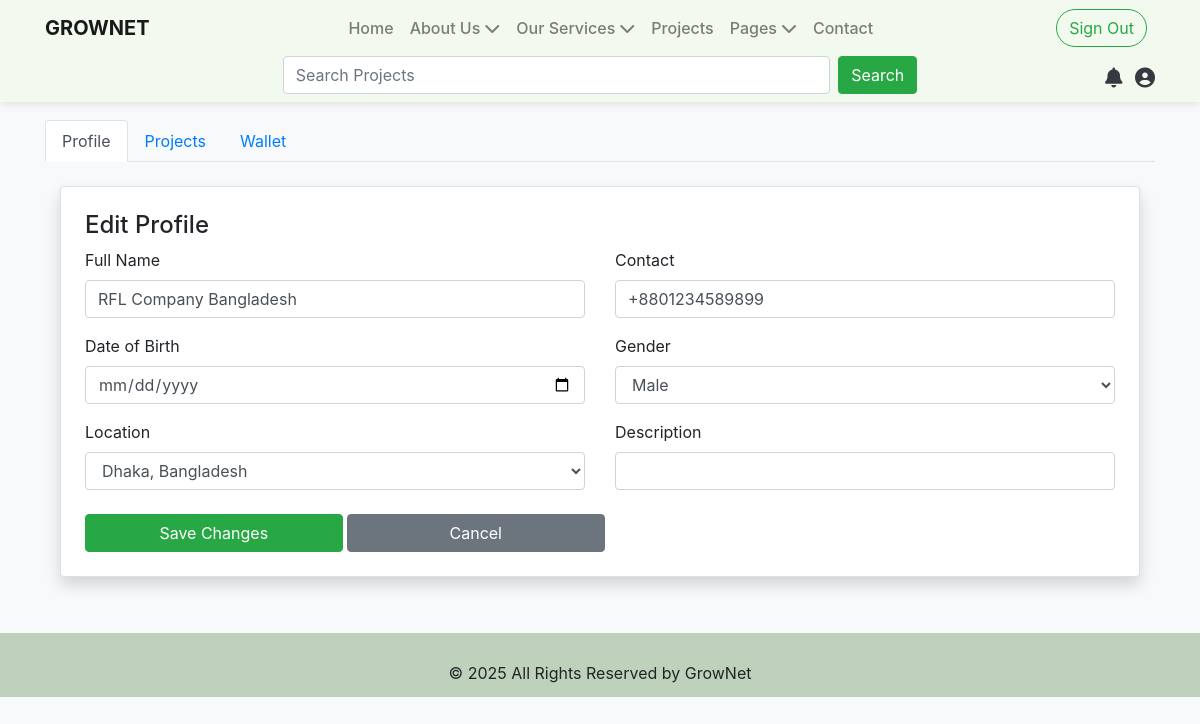
The app's page /index.php?page=dashboard&pages=profile&action=edit (signed in) with its own data.
### tables this page shows
CREATE TABLE `users` (
  `id` int(10) NOT NULL,
  `uniqid` varchar(50) DEFAULT NULL,
  `user_name` varchar(100) NOT NULL,
  `f_name` varchar(100) NOT NULL,
  `dob` date DEFAULT NULL,
  `contact` varchar(20) NOT NULL,
  `created_at` timestamp NOT NULL DEFAULT current_timestamp(),
  `user_email` varchar(100) NOT NULL,
  `user_pass` varchar(255) NOT NULL,
  `account_status` enum('active','inactive','','') NOT NULL DEFAULT 'inactive',
  `is_online` tinyint(1) NOT NULL DEFAULT 0,
  `gender` enum('male','female','others') DEFAULT NULL,
  `user_img` varchar(255) DEFAULT NULL,
  `location_id` int(11) DEFAULT NULL,
  `description` text DEFAULT NULL
);

CREATE TABLE `location` (
  `id` int(11) NOT NULL,
  `city` varchar(100) NOT NULL,
  `country` varchar(100) NOT NULL
);

### config/class.user.php (called while the page is built, shortened)
<?php
class USER
{
	private $conn;
	public function __construct()
	{
		$database = new Database();
		$db = $database->dbConnection();
		$this->conn = $db;
	}
	public function runQuery($sql)
	{
		$stmt = $this->conn->prepare($sql);
		return $stmt;
	}
}
?>

### pages/user/editprofile.php (the view, shortened to what this page needs)
<?php
require_once __DIR__ . '/../../config/class.user.php';
$user = new USER();
$uid = $_SESSION['userSession'];
$stmt = $user->runQuery("SELECT * FROM users WHERE id = :uid");
$stmt->execute([':uid' => $uid]);
$row = $stmt->fetch(PDO::FETCH_ASSOC);
$locStmt = $user->runQuery("SELECT * FROM location ORDER BY country, city");
$locStmt->execute();
$locations = $locStmt->fetchAll(PDO::FETCH_ASSOC);
?>
<div class="container mt-3">
    <form method="post" class="card p-4 shadow">
        <h4>Edit Profile</h4>
        <div class="row">
            <div class="col-md-6">
                <label>Full Name</label>
                <input type="text" name="f_name" class="form-control" value="<?= htmlspecialchars($row['f_name']) ?>" required>
            </div>
            <div class="col-md-6">
                <label>Contact</label>
                <input type="text" name="contact" class="form-control" value="<?= htmlspecialchars($row['contact']) ?>">
            </div>
            <div class="col-md-6 mt-3">
                <label>Date of Birth</label>
                <input type="date" name="dob" class="form-control" value="<?= htmlspecialchars($row['dob']) ?>">
            </div>
            <div class="col-md-6 mt-3">
                <label>Gender</label>
                <select name="gender" class="form-control">
                    <option <?= ($row['gender'] == 'Male') ? 'selected' : '' ?>>Male</option>
                </select>
            </div>
            <div class="col-md-6 mt-3">
                <label>Location</label>
                <select name="location_id" class="form-control">
                    <?php foreach ($locations as $loc): ?>
                        <option value="<?= $loc['id'] ?>" <?= ($row['location_id'] == $loc['id']) ? 'selected' : '' ?>>
                            <?= htmlspecialchars($loc['city']) ?>, <?= htmlspecialchars($loc['country']) ?>
                        </option>
                    <?php endforeach; ?>
                </select>
            </div>
            <div class="col-md-6 mt-3">
                <label>Description</label>
                <input type="text" name="description" class="form-control" value="<?= htmlspecialchars($row['description']) ?>">
            </div>
        </div>
        <div class="mt-4">
            <button type="submit" class="btn btn-success w-25">Save Changes</button>
            <a href="/Web_Dev/Project/GrowNet/index.php?page=dashboard&pages=profile" class="btn btn-secondary w-25">Cancel</a>
        </div>
    </form>
</div>

### assets/css/style.css (style rules this page uses)
body, html { height: 100%; margin: 0; padding: 0; background-color: #f8f9fa; scroll-behavior: smooth; }

### records on screen
users: f_name "RFL Company Bangladesh", contact "+8801234589899", location_id "Dhaka, Bangladesh"
